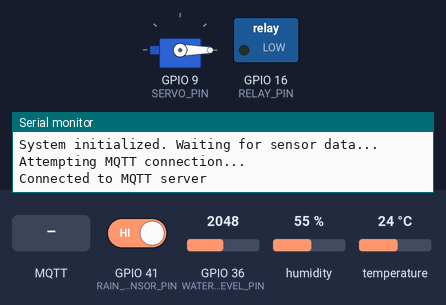
A sketch run on a simulated ESP32. On the bench: servo, switched loads named in the sketch (green lamp = pin HIGH), the last lines printed to the serial monitor. The inputs (shaded band) are chosen by the test bench; at power-on: temperature 24 °C, GPIO 36 (WATER_LEVEL_PIN) = 2048, GPIO 41 (RAIN_SENSOR_PIN) HIGH, humidity 55 %. WiFi joins after 1.5 s; servers stay silent unless stated; random numbers use the default seed unless the sketch sets one; no MQTT or app messages arrive unless stated.

Above: at 2.7 s.
2.8 s: temperature set to 26 °C
At 4.6 s:
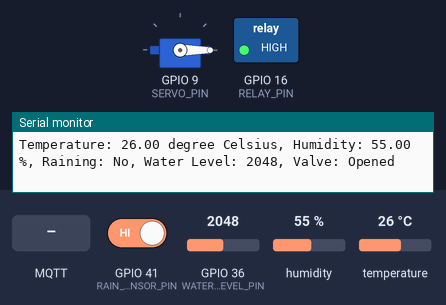
5.1 s: MQTT message "open_lid" arrives on the first subscribed topic
At 6.6 s:
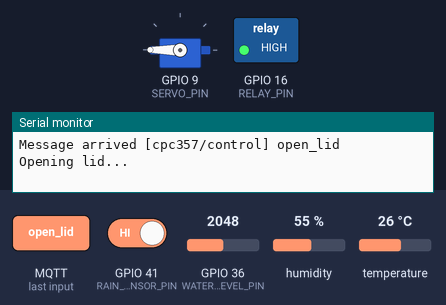
7.1 s: GPIO 36 (WATER_LEVEL_PIN) set to 538
8.8 s: GPIO 36 (WATER_LEVEL_PIN) set to 459
At 10.9 s:
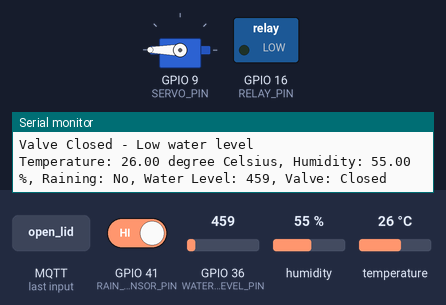
15.2 s: GPIO 36 (WATER_LEVEL_PIN) set to 540
At 17.0 s:
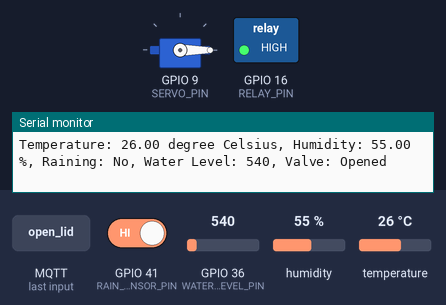
17.3 s: GPIO 36 (WATER_LEVEL_PIN) set to 491
At 18.7 s:
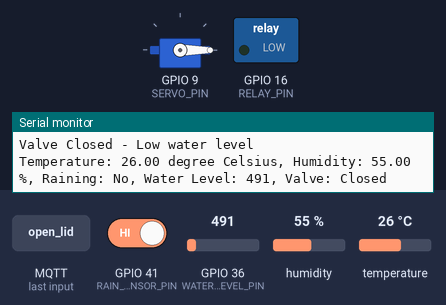
Timing chart, 0 to 20.3 s (numbered marks = the images above; inputs shaded):
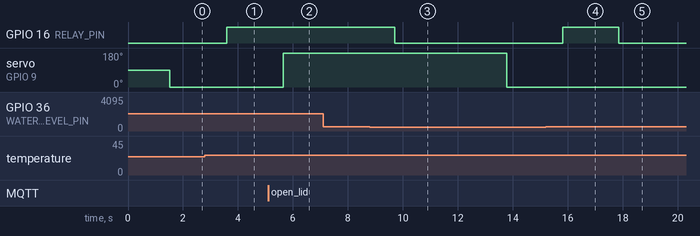

Measured:
- the behaviour switches between 24 and 25 °C on temperature (found by bisection; images 0 and 1)
- the behaviour switches between 500 and 499 on GPIO 36 (WATER_LEVEL_PIN) (found by bisection; images 2 and 3)
- after the input at 2.8 s, GPIO 16 (RELAY_PIN): LOW → HIGH after 0.79 s
- after the input at 5.1 s, servo on GPIO 9 (SERVO_PIN): 0° → 180° after 0.55 s
- after the input at 8.8 s, GPIO 16 (RELAY_PIN): HIGH → LOW after 0.91 s
- after the input at 15.2 s, GPIO 16 (RELAY_PIN): LOW → HIGH after 0.61 s
- after the input at 17.3 s, GPIO 16 (RELAY_PIN): HIGH → LOW after 0.55 s

The sketch:

sensor_reading.ino
```cpp
#include <ESP32Servo.h>
#include <PubSubClient.h>
#include <WiFi.h>
#include "DHT.h"

#define DHTTYPE DHT11
#define DHTPIN 7       // Pin for the DHT11 sensor
#define RELAY_PIN 16   // Pin that connects the water valve via the relay
#define RAIN_SENSOR_PIN 41  // Pin for the rain sensor
#define SERVO_PIN 9         // Pin for controlling the servo
#define WATER_LEVEL_PIN 36  // Analog pin for water level sensor
#define TEMP_THRESHOLD 25.0  // Temperature threshold (in Celsius)
#define WATER_LEVEL_THRESHOLD 500  // Analog threshold for water level

const char* WIFI_SSID = "sarah";
const char* WIFI_PASSWORD = "abc12345";
const char* MQTT_SERVER = "34.29.205.132";
const char* MQTT_TOPIC = "cpc357";            // MQTT topic for sensor data
const char* CONTROL_TOPIC = "cpc357/control"; // MQTT topic for control commands
const int MQTT_PORT = 1883;                   // Non-TLS communication port

char buffer[256] = "";
unsigned long rain_start_time = 0; // To track rain duration
const unsigned long rain_duration_threshold = 5000; // Duration threshold for rain (5 seconds)
bool valveOpened = false;  // To track the valve state
bool manualControl = false; // To indicate if manual control is active

WiFiClient espClient;
PubSubClient client(espClient);
DHT dht(DHTPIN, DHTTYPE);
Servo tap_servo;

void setup_wifi() {
  delay(10);
  Serial.println();
  Serial.print("Connecting to ");
  Serial.println(WIFI_SSID);
  WiFi.mode(WIFI_STA);
  WiFi.begin(WIFI_SSID, WIFI_PASSWORD);
  while (WiFi.status() != WL_CONNECTED) {
    delay(500);
    Serial.print(".");
  }
  Serial.println("");
  Serial.println("WiFi connected");
  Serial.print("IP address: ");
  Serial.println(WiFi.localIP());
}

void callback(char* topic, byte* payload, unsigned int length) {
  String message;
  for (int i = 0; i < length; i++) {
    message += (char)payload[i];
  }
  Serial.print("Message arrived [");
  Serial.print(topic);
  Serial.print("] ");
  Serial.println(message);

  // Handle control commands
  if (String(topic) == CONTROL_TOPIC) {
    if (message == "open_lid") {
      Serial.println("Opening lid...");
      tap_servo.write(180); // Open the lid
      manualControl = true;

    } else if (message == "close_lid") {
      Serial.println("Closing lid...");
      tap_servo.write(0); // Close the lid
      manualControl = true;

    } else if (message == "open_sprinklers") {
      Serial.println("Opening sprinklers...");
      digitalWrite(RELAY_PIN, HIGH); // Open sprinklers
      valveOpened = true;

    } else if (message == "close_sprinklers") {
      Serial.println("Closing sprinklers...");
      digitalWrite(RELAY_PIN, LOW); // Close sprinklers
      valveOpened = false;
    }
  }
}

// Initialize components
void setup() {
  pinMode(RELAY_PIN, OUTPUT);      // Relay pin as output
  pinMode(RAIN_SENSOR_PIN, INPUT); // Rain sensor as input
  pinMode(WATER_LEVEL_PIN, INPUT); // Water level sensor as input
  tap_servo.attach(SERVO_PIN);     // Attach the servo
  dht.begin();                     // Initialize the DHT11 sensor
  Serial.begin(115200);            // Initialize Serial communication for logging

  setup_wifi(); // Connect to the WiFi network
  client.setServer(MQTT_SERVER, MQTT_PORT); // Set up the MQTT client
  client.setCallback(callback); // Set MQTT callback function

  // Ensure initial states
  digitalWrite(RELAY_PIN, LOW); // Ensure solenoid valve is closed initially
  tap_servo.write(0);           // Ensure servo is in the initial position

  Serial.println("System initialized. Waiting for sensor data...");
}

void loop() {
  if(!client.connected()) {
    reconnect();
  }
  client.loop();

  delay(2000); // Delay 2 seconds before reading again

  // Read temperature from DHT11 sensor
  float t = dht.readTemperature();

  // Check if reading was successful
  if (isnan(t)) {
    Serial.println("Failed to read temperature from DHT sensor!");
    return;
  }

  // Read rain sensor
  int rain_sensor_value = digitalRead(RAIN_SENSOR_PIN);
  bool isRaining = false;

  // If rain is detected and not in manual control, start the timer for rain duration
  if (rain_sensor_value == LOW && !manualControl) { // Assuming LOW means rain detected
    if (rain_start_time == 0) {
      rain_start_time = millis(); // Start the rain duration timer
    }

    // If rain duration exceeds the threshold, move the servo 180 degrees
    if (millis() - rain_start_time > rain_duration_threshold) {
      tap_servo.write(180); // Move servo to simulate tap being open
      Serial.println("Rain detected. Servo moved.");
      isRaining = true;
    }

    // No rain detected and not in manual control
  } else if (!manualControl) {
    rain_start_time = 0;  // Reset rain timer
    tap_servo.write(0);   // Move the servo back to the initial position
    Serial.println("Rain not detected. Servo reset.");
  }

  // Read water level sensor
  int water_level = analogRead(WATER_LEVEL_PIN);
  bool lowWaterLevel = water_level < WATER_LEVEL_THRESHOLD;

  // Print the current temperature and water level to the Serial Monitor for logging
  Serial.print("Temperature: ");
  Serial.print(t);
  Serial.println(" °C");
  Serial.print("Water Level: ");
  Serial.println(water_level);

  // Control the solenoid valve based on temperature and water level
  if (t >= TEMP_THRESHOLD && !lowWaterLevel) {
    // Open the valve (relay ON)
    digitalWrite(RELAY_PIN, HIGH);
    Serial.println("Valve Opened - Temperature above threshold and sufficient water");
    valveOpened = true;
  } else {
    // Close the valve (relay OFF)
    digitalWrite(RELAY_PIN, LOW);
    Serial.println(lowWaterLevel ? "Valve Closed - Low water level" : "Valve Closed - Temperature below threshold");
    valveOpened = false;
  }

  // Publish temperature, humidity, rain, water level, and valve status data to MQTT
  float h = dht.readHumidity(); // Read humidity
  if (isnan(h)) {
    Serial.println("Failed to read humidity from DHT sensor!");
    return;
  }

  sprintf(buffer, "Temperature: %.2f degree Celsius, Humidity: %.2f %%, Raining: %s, Water Level: %d, Valve: %s",
          t, h, isRaining ? "Yes" : "No", water_level, valveOpened ? "Opened" : "Closed");
  client.publish(MQTT_TOPIC, buffer);
  Serial.println(buffer);

  // Reset manual control if no command received for 10 seconds
  static unsigned long lastManualControlTime = 0;
  if (millis() - lastManualControlTime > 10000) {
    manualControl = false;
    lastManualControlTime = millis();
  }
}

void reconnect() {
  while (!client.connected()) {
    Serial.println("Attempting MQTT connection...");
    String clientId = "ESP32Client-" + String(random(0xffff), HEX);
    if(client.connect(clientId.c_str())) {
      Serial.println("Connected to MQTT server");
      client.subscribe(CONTROL_TOPIC); // Subscribe to control commands
    } else {
      Serial.print("Failed, rc=");
      Serial.print(client.state());
      Serial.println(" Retrying in 5 seconds...");
      delay(5000);
    }
  }
}
```
